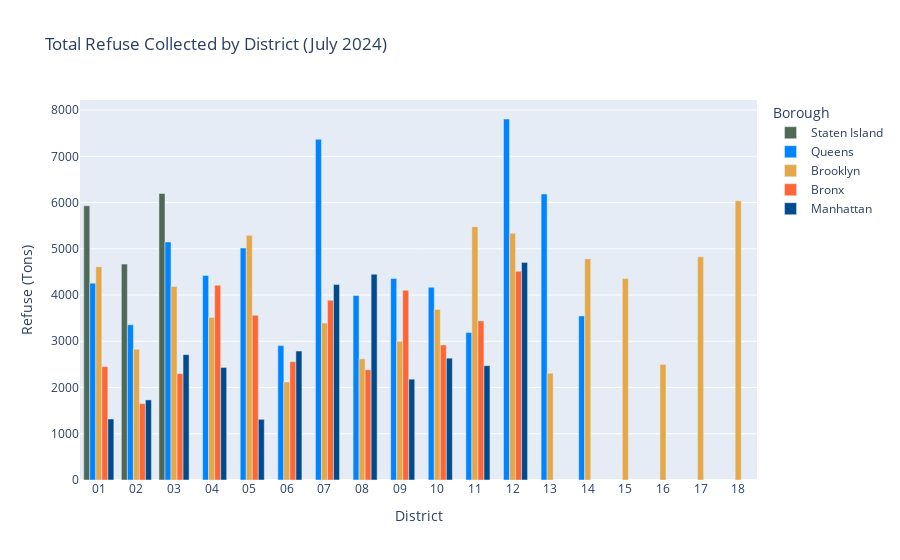

The code cell stored with this chart in its notebook:
### Code cell
# Bar graph for all refusecollected by community district
fig2 = px.bar(
    title="Total Refuse Collected by District (July 2024)",
    data_frame=refuse_and_paper_df, 
    x="COMMUNITYDISTRICT", 
    y="REFUSETONSCOLLECTED",
    labels=general_labels,
    barmode="group", 
    color="BOROUGH",
    color_discrete_map=borough_colors
)
fig2.show()

### Figure 1 — Plotly figure (JSON) as saved in the notebook; plotly's stock layout.template omitted (floating-point values rounded to 4 significant figures)
{"data": [{"alignmentgroup": "True", "hovertemplate": "Borough=Staten Island<br>District=%{x}<br>Refuse (Tons)=%{y}<extra></extra>", "legendgroup": "Staten Island", "marker": {"color": "#4E6956", "pattern": {"shape": ""}}, "name": "Staten Island", "offsetgroup": "Staten Island", "orientation": "v", "showlegend": true, "textposition": "auto", "type": "bar", "x": ["01", "02", "03"], "xaxis": "x", "y": [5930.0, 4669.0, 6198.0], "yaxis": "y"}, {"alignmentgroup": "True", "hovertemplate": "Borough=Queens<br>District=%{x}<br>Refuse (Tons)=%{y}<extra></extra>", "legendgroup": "Queens", "marker": {"color": "#0084FF", "pattern": {"shape": ""}}, "name": "Queens", "offsetgroup": "Queens", "orientation": "v", "showlegend": true, "textposition": "auto", "type": "bar", "x": ["01", "02", "03", "04", "05", "06", "07", "08", "09", "10", "11", "12", "13", "14"], "xaxis": "x", "y": [4257.0, 3357.0, 5148.0, 4424.0, 5017.0, 2906.0, 7368.0, 3990.0, 4358.0, 4168.0, 3191.0, 7807, 6186.0, 3549.0], "yaxis": "y"}, {"alignmentgroup": "True", "hovertemplate": "Borough=Brooklyn<br>District=%{x}<br>Refuse (Tons)=%{y}<extra></extra>", "legendgroup": "Brooklyn", "marker": {"color": "#E4A849", "pattern": {"shape": ""}}, "name": "Brooklyn", "offsetgroup": "Brooklyn", "orientation": "v", "showlegend": true, "textposition": "auto", "type": "bar", "x": ["01", "02", "03", "04", "05", "06", "07", "08", "09", "10", "11", "12", "13", "14", "15", "16", "17", "18"], "xaxis": "x", "y": [4613.0, 2829.0, 4187.0, 3516.0, 5291.0, 2120.0, 3395.0, 2621.0, 2998.0, 3690.0, 5479.0, 5334.0, 2308.0, 4782, 4356.0, 2499.0, 4826.0, 6036.0], "yaxis": "y"}, {"alignmentgroup": "True", "hovertemplate": "Borough=Bronx<br>District=%{x}<br>Refuse (Tons)=%{y}<extra></extra>", "legendgroup": "Bronx", "marker": {"color": "#FE6635", "pattern": {"shape": ""}}, "name": "Bronx", "offsetgroup": "Bronx", "orientation": "v", "showlegend": true, "textposition": "auto", "type": "bar", "x": ["01", "02", "03", "04", "05", "06", "07", "08", "09", "10", "11", "12"], "xaxis": "x", "y": [2452.0, 1651.0, 2300.0, 4210.0, 3563, 2559.0, 3887, 2384.0, 4102.0, 2920.0, 3440, 4515.0], "yaxis": "y"}, {"alignmentgroup": "True", "hovertemplate": "Borough=Manhattan<br>District=%{x}<br>Refuse (Tons)=%{y}<extra></extra>", "legendgroup": "Manhattan", "marker": {"color": "#004B8D", "pattern": {"shape": ""}}, "name": "Manhattan", "offsetgroup": "Manhattan", "orientation": "v", "showlegend": true, "textposition": "auto", "type": "bar", "x": ["01", "02", "03", "04", "05", "06", "07", "08", "09", "10", "11", "12"], "xaxis": "x", "y": [1320.0, 1732.0, 2711.0, 2434.0, 1313.0, 2788.0, 4227.0, 4449.0, 2180.0, 2635.0, 2472.0, 4706.0], "yaxis": "y"}], "layout": {"barmode": "group", "legend": {"title": {"text": "Borough"}, "tracegroupgap": 0}, "title": {"text": "Total Refuse Collected by District (July 2024)"}, "xaxis": {"anchor": "y", "domain": [0, 1], "title": {"text": "District"}}, "yaxis": {"anchor": "x", "domain": [0, 1], "title": {"text": "Refuse (Tons)"}}}}
